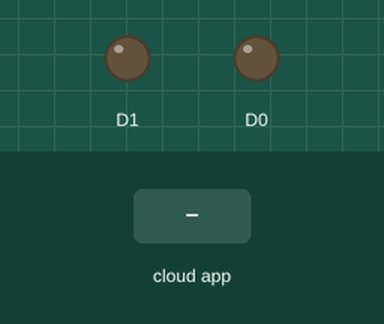
Simulated run of this sketch. Board: ESP8266 (NodeMCU). On the bench: output pins drawn as LEDs (lit = HIGH). The inputs (shaded band) are chosen by the test bench.

Above: at 1.2 s.
1.3 s: the phone or cloud app sets led1 to 1
At 1.7 s:
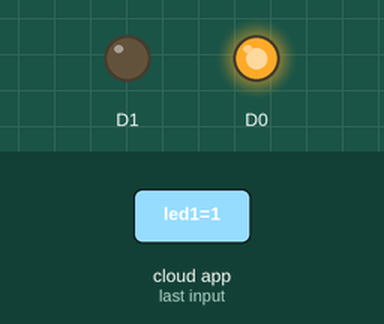
2.8 s: the phone or cloud app sets led2 to 1
At 4.0 s:
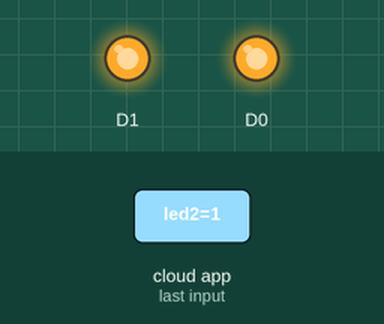
4.3 s: the phone or cloud app sets led1 to 0
At 5.3 s:
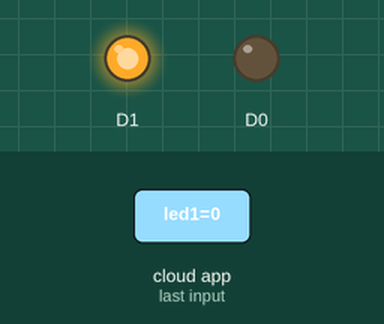
5.8 s: the phone or cloud app sets led2 to 0
At 6.4 s:
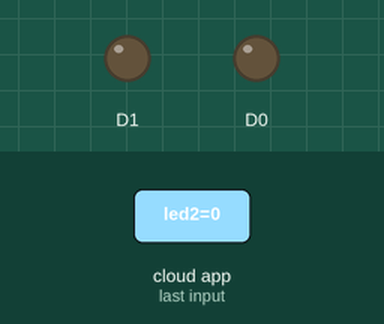
Timing chart, 0 to 8.3 s (numbered marks = the images above; inputs shaded):
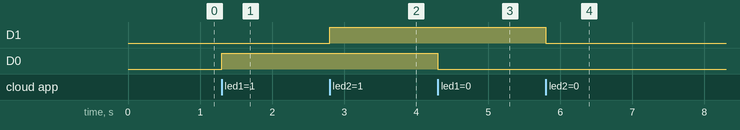

The sketch:

Thinger_io_automation_code.ino
```cpp
#include <ThingerESP8266.h>

// Username, Device ID and Device credential all things are compulsory to the connect device to thinger io

#define USERNAME "Aaryangupta"

#define DEVICE_ID "homeautomation"

#define DEVICE_CREDENTIAL "123456789"

// Here replace your ssid and password to provide network for NodeMCU

#define SSID "Corona Virus"

#define SSID_PASSWORD "Welcometoiot"

ThingerESP8266 thing(USERNAME, DEVICE_ID, DEVICE_CREDENTIAL);

void setup() {

//Define Pin for Output

pinMode(D0, OUTPUT);

pinMode(D1, OUTPUT);

// Start Serial monitor

Serial.begin(9600);

thing.add_wifi(SSID, SSID_PASSWORD);

thing["led1"] << digitalPin(D0);

thing["led2"] << digitalPin(D1);

}

void loop() {

thing.handle();

}
```

Measured:
- after the input at 1.3 s, D0: LOW → HIGH at once
- after the input at 2.8 s, D1: LOW → HIGH at once
- after the input at 4.3 s, D0: HIGH → LOW at once
- after the input at 5.8 s, D1: HIGH → LOW at once
